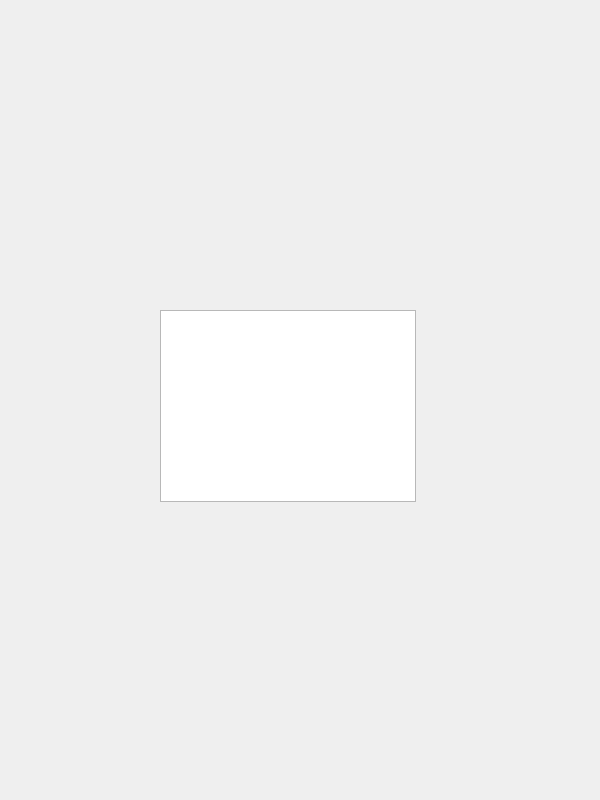
<?xml version="1.0" encoding="UTF-8"?>
<ui version="4.0">
 <class>Form</class>
 <widget class="QWidget" name="Form">
  <property name="geometry">
   <rect>
    <x>0</x>
    <y>0</y>
    <width>600</width>
    <height>800</height>
   </rect>
  </property>
  <property name="windowTitle">
   <string>Form</string>
  </property>
  <widget class="QTableWidget" name="tableWidget">
   <property name="geometry">
    <rect>
     <x>160</x>
     <y>310</y>
     <width>256</width>
     <height>192</height>
    </rect>
   </property>
  </widget>
 </widget>
 <resources/>
 <connections/>
</ui>
